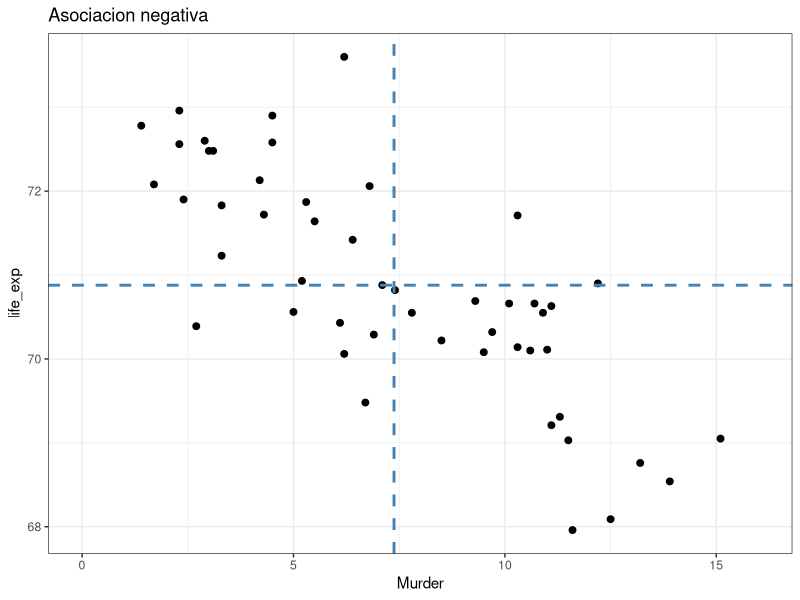
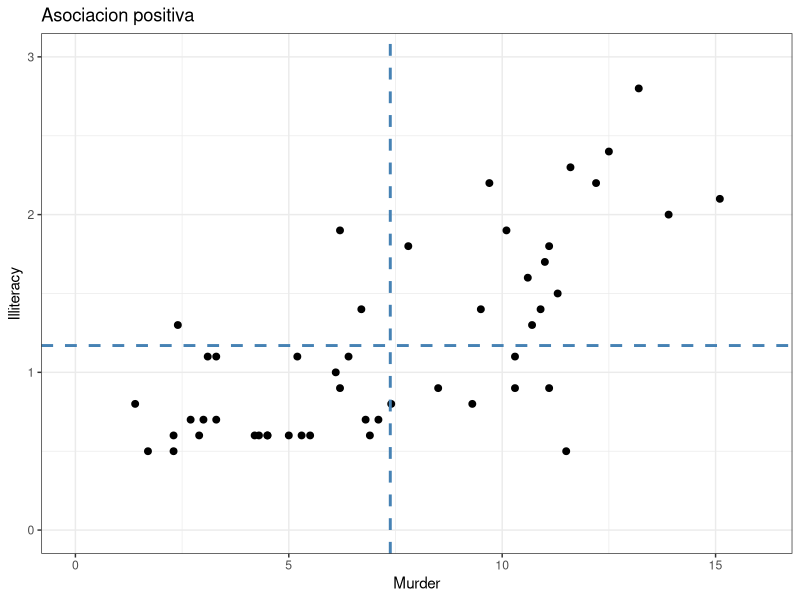
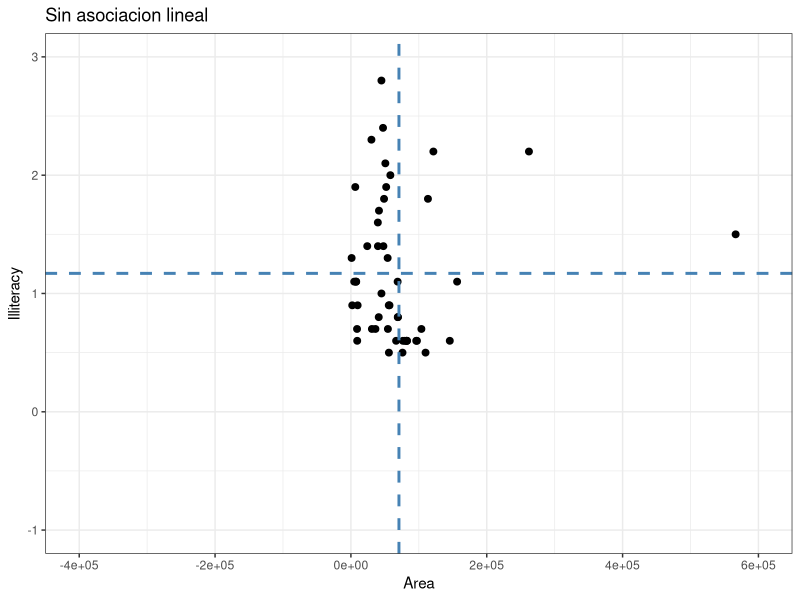
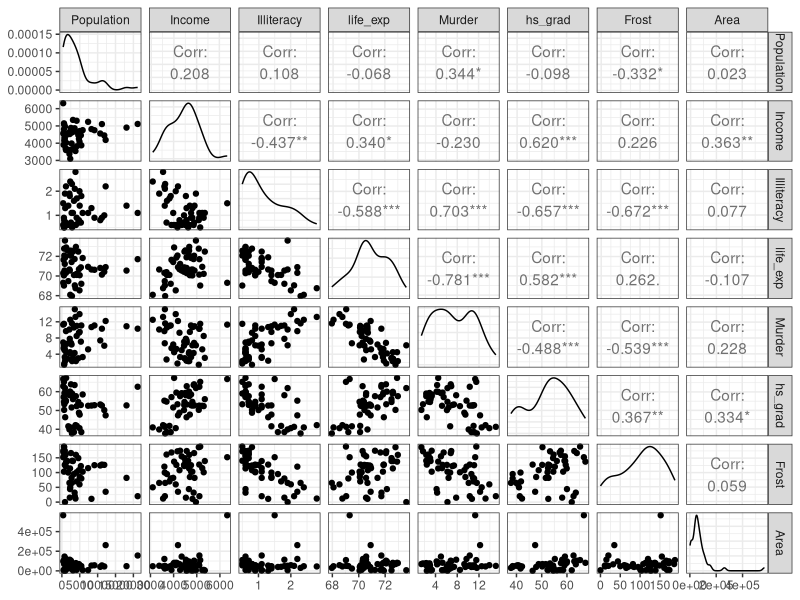
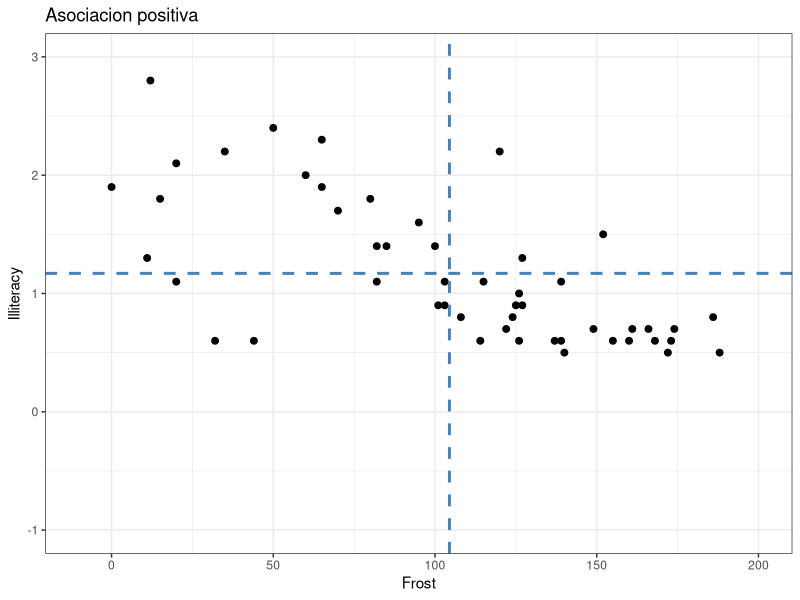

These charts were generated, in order, by the following R code:
## ---- chunk 1
library(tidyverse)
library(GGally)
## ---- chunk 2
estados <- state.x77 %>% as.data.frame() %>% rename(life_exp = `Life Exp`, hs_grad=`HS Grad`)
## ---- chunk 3
?state.x77
glimpse(estados)
## ---- chunk 4
summary(estados)
## ---- chunk 5
ggplot(estados, aes(x=Murder,y=life_exp)) + geom_point(size=2) +
    geom_hline(yintercept = mean(estados$life_exp), color='steelblue', linetype='dashed', size=1) +
    geom_vline(xintercept = mean(estados$Murder), color='steelblue', linetype='dashed', size=1) +
  labs(title='Asociacion negativa')+
  theme_bw() + scale_x_continuous(limits = c(0,16))
## ---- chunk 6
ggplot(estados, aes(x=Murder,y=Illiteracy)) + geom_point(size=2) +
  geom_hline(yintercept = mean(estados$Illiteracy),color='steelblue', linetype='dashed', size=1) +
  geom_vline(xintercept = mean(estados$Murder), color='steelblue', linetype='dashed', size=1) +
  labs(title='Asociacion positiva')+
  theme_bw() + scale_y_continuous(limits = c(0,3)) + scale_x_continuous(limits = c(0,16))
## ---- chunk 7
ggplot(estados, aes(x=Area,y=Illiteracy)) + geom_point(size=2) +
  geom_hline(yintercept = mean(estados$Illiteracy),color='steelblue', linetype='dashed', size=1) +
  geom_vline(xintercept = mean(estados$Area), color='steelblue', linetype='dashed', size=1) +
  labs(title='Sin asociacion lineal')+
  theme_bw() + scale_y_continuous(limits = c(-1,3)) + scale_x_continuous(limits = c(-400000,600000))
## ---- chunk 8
# Covarianza entre area (medida en millas cuadradas) y analfabetismo
cov_1 = cov(x = estados$Area, y=estados$Illiteracy)
cov_1
# 1 milla cuadrada = 2.59 kilometros cuadrados
area_kilometros = estados$Area*2.59
# Covarianza entre area (medida en kilometros cuadradas) y analfabetismo
cov_2=cov(x = area_kilometros, y=estados$Illiteracy)
cov_2
## ---- chunk 9

ggpairs(estados) + theme_bw() 
## ---- chunk 10
ggplot(estados, aes(x=Frost,y=Illiteracy)) + geom_point(size=2) +
  geom_hline(yintercept = mean(estados$Illiteracy),color='steelblue', linetype='dashed', size=1) +
  geom_vline(xintercept = mean(estados$Frost), color='steelblue', linetype='dashed', size=1) +
  labs(title='Asociacion positiva')+
  theme_bw() + scale_y_continuous(limits = c(-1,3)) + scale_x_continuous(limits = c(-10,200))
